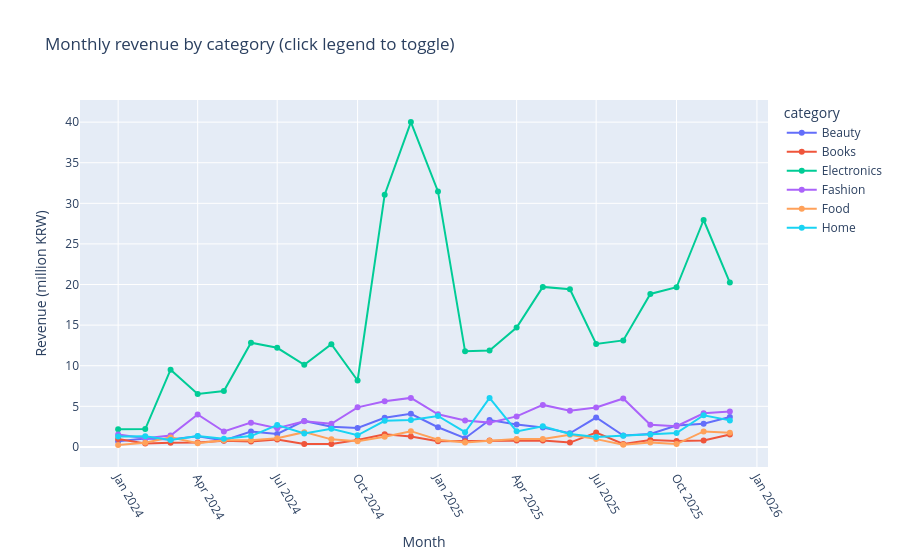

Notebook source saved alongside this figure:
### Code cell
# 차트 8: 인터랙티브 라인차트 - 카테고리별 월별 매출
monthly_cat = (  # 월 x 카테고리 매출표를 만든다
    df.assign(month=df["order_date"].dt.to_period("M").astype(str))  # 주문일을 "2025-01" 형태로 바꾼다
    .groupby(["month", "category"], as_index=False)["amount"].sum()  # 월 x 카테고리 매출 합계
)
monthly_cat["revenue_million"] = monthly_cat["amount"] / 1e6  # 백만 원 단위
fig = px.line(  # 선 차트를 만든다
    monthly_cat,  # 그릴 데이터
    x="month",  # 가로축: 월
    y="revenue_million",  # 세로축: 매출(백만 원)
    color="category",  # 카테고리마다 선 하나
    markers=True,  # 점도 같이 찍는다
    title="Monthly revenue by category (click legend to toggle)",  # 차트 제목
    labels={"month": "Month", "revenue_million": "Revenue (million KRW)"},  # 축 이름
)
fig.update_xaxes(tickangle=60)  # 월 이름이 겹치지 않게 기울인다
save_html(fig, "monthly_revenue_by_category.html")  # HTML 파일로 저장한다
fig.show()  # 노트북에 보여준다

# 11~12월 매출이 가장 큰 카테고리 확인용: 카테고리별 전체 매출 비중
(monthly_cat.groupby("category")["amount"].sum() / monthly_cat["amount"].sum()).sort_values(ascending=False).round(3)  # 카테고리별 전체 매출 비중을 큰 순으로 보여준다

### Figure 1 — Plotly figure (JSON) as saved in the notebook; plotly's stock layout.template omitted (floating-point values rounded to 4 significant figures)
{"data": [{"hovertemplate": "category=Beauty<br>Month=%{x}<br>Revenue (million KRW)=%{y}<extra></extra>", "legendgroup": "Beauty", "line": {"color": "#636efa", "dash": "solid"}, "marker": {"symbol": "circle"}, "mode": "lines+markers", "name": "Beauty", "orientation": "v", "showlegend": true, "type": "scatter", "x": ["2024-01", "2024-02", "2024-03", "2024-04", "2024-05", "2024-06", "2024-07", "2024-08", "2024-09", "2024-10", "2024-11", "2024-12", "2025-01", "2025-02", "2025-03", "2025-04", "2025-05", "2025-06", "2025-07", "2025-08", "2025-09", "2025-10", "2025-11", "2025-12"], "xaxis": "x", "y": [0.6978, 1.027, 0.9112, 1.32, 0.8031, 1.894, 1.6, 3.201, 2.483, 2.331, 3.58, 4.076, 2.419, 1.075, 3.317, 2.757, 2.401, 1.675, 3.62, 1.406, 1.603, 2.632, 2.859, 3.673], "yaxis": "y"}, {"hovertemplate": "category=Books<br>Month=%{x}<br>Revenue (million KRW)=%{y}<extra></extra>", "legendgroup": "Books", "line": {"color": "#EF553B", "dash": "solid"}, "marker": {"symbol": "circle"}, "mode": "lines+markers", "name": "Books", "orientation": "v", "showlegend": true, "type": "scatter", "x": ["2024-01", "2024-02", "2024-03", "2024-04", "2024-05", "2024-06", "2024-07", "2024-08", "2024-09", "2024-10", "2024-11", "2024-12", "2025-01", "2025-02", "2025-03", "2025-04", "2025-05", "2025-06", "2025-07", "2025-08", "2025-09", "2025-10", "2025-11", "2025-12"], "xaxis": "x", "y": [0.9706, 0.4332, 0.5243, 0.5318, 0.7459, 0.6747, 0.9009, 0.354, 0.3566, 0.8602, 1.565, 1.276, 0.694, 0.7092, 0.7919, 0.7942, 0.7777, 0.5289, 1.776, 0.3623, 0.8477, 0.7239, 0.7839, 1.539], "yaxis": "y"}, {"hovertemplate": "category=Electronics<br>Month=%{x}<br>Revenue (million KRW)=%{y}<extra></extra>", "legendgroup": "Electronics", "line": {"color": "#00cc96", "dash": "solid"}, "marker": {"symbol": "circle"}, "mode": "lines+markers", "name": "Electronics", "orientation": "v", "showlegend": true, "type": "scatter", "x": ["2024-01", "2024-02", "2024-03", "2024-04", "2024-05", "2024-06", "2024-07", "2024-08", "2024-09", "2024-10", "2024-11", "2024-12", "2025-01", "2025-02", "2025-03", "2025-04", "2025-05", "2025-06", "2025-07", "2025-08", "2025-09", "2025-10", "2025-11", "2025-12"], "xaxis": "x", "y": [2.17, 2.2, 9.508, 6.524, 6.883, 12.84, 12.21, 10.12, 12.65, 8.181, 31.07, 40.01, 31.46, 11.77, 11.87, 14.69, 19.71, 19.42, 12.69, 13.12, 18.84, 19.66, 27.95, 20.24], "yaxis": "y"}, {"hovertemplate": "category=Fashion<br>Month=%{x}<br>Revenue (million KRW)=%{y}<extra></extra>", "legendgroup": "Fashion", "line": {"color": "#ab63fa", "dash": "solid"}, "marker": {"symbol": "circle"}, "mode": "lines+markers", "name": "Fashion", "orientation": "v", "showlegend": true, "type": "scatter", "x": ["2024-01", "2024-02", "2024-03", "2024-04", "2024-05", "2024-06", "2024-07", "2024-08", "2024-09", "2024-10", "2024-11", "2024-12", "2025-01", "2025-02", "2025-03", "2025-04", "2025-05", "2025-06", "2025-07", "2025-08", "2025-09", "2025-10", "2025-11", "2025-12"], "xaxis": "x", "y": [1.531, 1.075, 1.401, 4.003, 1.899, 2.989, 2.301, 3.155, 2.846, 4.87, 5.62, 6.035, 4.011, 3.262, 2.992, 3.755, 5.174, 4.447, 4.865, 5.961, 2.737, 2.548, 4.142, 4.358], "yaxis": "y"}, {"hovertemplate": "category=Food<br>Month=%{x}<br>Revenue (million KRW)=%{y}<extra></extra>", "legendgroup": "Food", "line": {"color": "#FFA15A", "dash": "solid"}, "marker": {"symbol": "circle"}, "mode": "lines+markers", "name": "Food", "orientation": "v", "showlegend": true, "type": "scatter", "x": ["2024-01", "2024-02", "2024-03", "2024-04", "2024-05", "2024-06", "2024-07", "2024-08", "2024-09", "2024-10", "2024-11", "2024-12", "2025-01", "2025-02", "2025-03", "2025-04", "2025-05", "2025-06", "2025-07", "2025-08", "2025-09", "2025-10", "2025-11", "2025-12"], "xaxis": "x", "y": [0.2474, 0.5134, 1.174, 0.4636, 0.8271, 0.8355, 1.079, 1.818, 0.9314, 0.6956, 1.261, 1.94, 0.8768, 0.5395, 0.7599, 0.9682, 0.9744, 1.511, 0.9599, 0.2702, 0.5294, 0.3538, 1.908, 1.734], "yaxis": "y"}, {"hovertemplate": "category=Home<br>Month=%{x}<br>Revenue (million KRW)=%{y}<extra></extra>", "legendgroup": "Home", "line": {"color": "#19d3f3", "dash": "solid"}, "marker": {"symbol": "circle"}, "mode": "lines+markers", "name": "Home", "orientation": "v", "showlegend": true, "type": "scatter", "x": ["2024-01", "2024-02", "2024-03", "2024-04", "2024-05", "2024-06", "2024-07", "2024-08", "2024-09", "2024-10", "2024-11", "2024-12", "2025-01", "2025-02", "2025-03", "2025-04", "2025-05", "2025-06", "2025-07", "2025-08", "2025-09", "2025-10", "2025-11", "2025-12"], "xaxis": "x", "y": [1.273, 1.3, 0.855, 1.331, 1.006, 1.335, 2.701, 1.656, 2.236, 1.43, 3.221, 3.305, 3.809, 1.81, 6.038, 1.915, 2.535, 1.583, 1.228, 1.389, 1.542, 1.708, 3.902, 3.266], "yaxis": "y"}], "layout": {"legend": {"title": {"text": "category"}, "tracegroupgap": 0}, "title": {"text": "Monthly revenue by category (click legend to toggle)"}, "xaxis": {"anchor": "y", "domain": [0.0, 1.0], "tickangle": 60, "title": {"text": "Month"}}, "yaxis": {"anchor": "x", "domain": [0.0, 1.0], "title": {"text": "Revenue (million KRW)"}}}}
